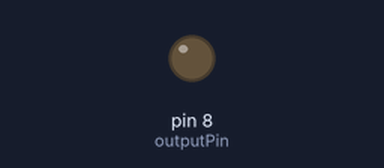
Bench run of a sketch on a simulated Arduino Uno, built with avr-gcc and run on an emulated ATmega328P. Parts: output pins drawn as LEDs (lit = HIGH). Dashed ring = blinking.

Above: at 0.2 s.
At 2.62 s:
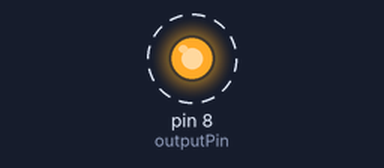
Timing chart, 0 to 3.0 s (numbered marks = the images above):
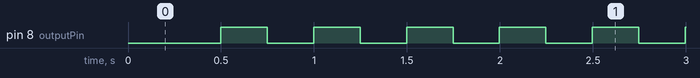

Measured:
- by itself, pin 8 (outputPin): alternates HIGH for 0.25 s and LOW for 0.25 s

The sketch:

AVR_BLINK_INTERRUPT_TIMER_2.ino
```cpp
#include "arv_blink_wifi_rev_config.h"
#include "megaAVR_TimerInterrupt.h"

unsigned int outputPin = 8;

void blinkLED(unsigned int outputPin = 8)
{
  static bool toggle1 = false;
  static bool started = false;

  if (!started)
  {
    started = true;
    pinMode(outputPin, OUTPUT);
  }

  // timer interrupt toggles pin LED_BUILTIN
  digitalWrite(outputPin, toggle1);
  toggle1 = !toggle1;
}

void setup()
{
  ITimer2.init();
  ITimer2.attachInterruptInterval(TIMER2_INTERVAL_MS * ADJUST_FACTOR, blinkLED, outputPin, TIMER2_DURATION_MS);
}

void loop()
{
  delay(10000);
}
```

arv_blink_wifi_rev_config.h
```cpp
#define TIMER_INTERRUPT_DEBUG 2
#define _TIMERINTERRUPT_LOGLEVEL_ 4

#define USING_16MHZ false
#define USING_8MHZ true
#define USING_250KHZ false

#define USE_TIMER_0 false
#define USE_TIMER_1 false
#define USE_TIMER_2 true
#define USE_TIMER_3 false

#define TIMER2_INTERVAL_MS 250
#define TIMER2_FREQUENCY (float)(1000.0f / TIMER1_INTERVAL_MS)
#define TIMER2_DURATION_MS 0 //(10 * TIMER1_INTERVAL_MS)
#define ADJUST_FACTOR ((float)0.99850)
```
